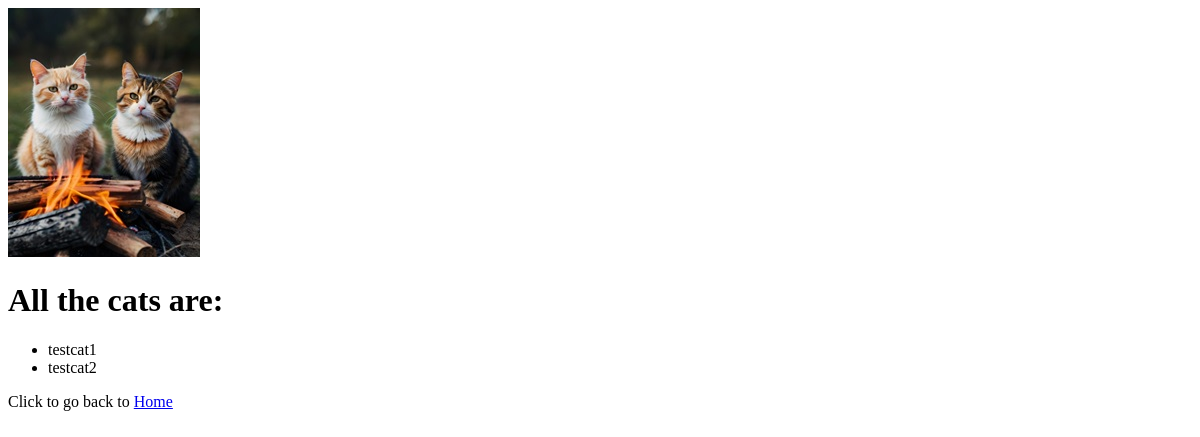
The page /pets_for_students/pets/ on the database as committed earlier.
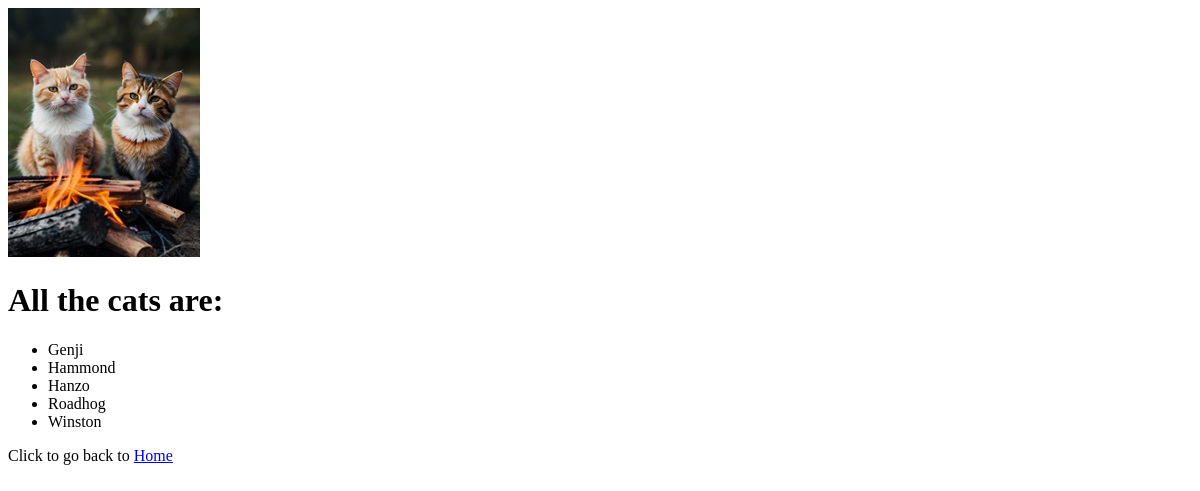
The same page on the database as committed later.
### pets_for_students/models.py (models this page shows, shortened)
class Cats(models.Model):
    student = models.ForeignKey(Students, on_delete=models.CASCADE)
    name = models.CharField(max_length=128)

### pets_for_students/views.py (the view)
# urls.py: path('pets/', views.pets, name='pets')
def pets(request):
    cats_list = Cats.objects.order_by('name')
    context_dict = {}
    context_dict['cats'] = cats_list
    return render(request, 'pets_for_students/pets.html', context=context_dict)

### templates/pets_for_students/pets.html (shortened to what this page needs)
<!DOCTYPE html>
{% load staticfiles %}
<html>
    <head>
    </head>
    <body>
        <img src="{% static 'images/cats_with_fire.jpg' %}"
            alt="Picture of cats with fire" />
        <h1>All the cats are:</h1>
        <div>
            {% if cats %}
                <ul>
                    {% for cat in cats %}
                        <li>{{ cat.name }}</li>
                    {% endfor %}
                </ul>
            {% else %}
                <strong>There are no cats present.</strong>
            {% endif %}
        </div>
        <div>
            Click to go back to <a href="/pets_for_students/">Home</a><br />
        </div>
    </body>
</html>

Rows that differ between the two databases and show on the page:
removed Cats: name "testcat1"
removed Cats: name "testcat2"
added Cats: name "Genji"
added Cats: name "Hammond"
added Cats: name "Hanzo"
added Cats: name "Roadhog"
added Cats: name "Winston"
